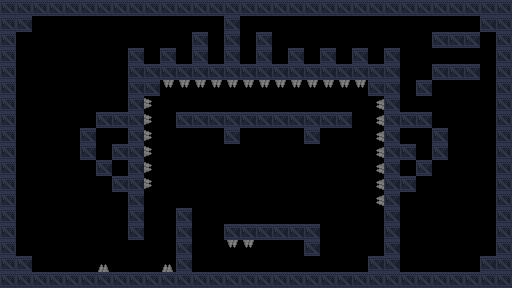

This is a level from a 2D game, rendered from its Tiled map with the project's own tilesets. A one-line summary and the complete map file follow:
An orthogonal 32x18 tile map with 16x16 px tiles, 2 tile layers (background, details), 2 tilesets and 5 objects (2x gravity, spawn, goal).

<map version="1.5" tiledversion="1.7.2" orientation="orthogonal" renderorder="right-down" width="32" height="18" tilewidth="16" tileheight="16" infinite="0" nextlayerid="4" nextobjectid="25">
 <properties>
  <property name="title" value="Cheek to cheek" />
 </properties>
 <tileset firstgid="1" source="industrial.v2.tsx" />
 <tileset firstgid="1025" source="Dungeon Sprites.tsx" />
 <layer id="3" name="background" width="32" height="18">
  <data encoding="csv">
0,0,0,0,0,0,0,0,0,0,0,0,0,0,0,0,0,0,0,0,0,0,0,0,0,0,0,0,0,0,0,0,
0,0,0,0,0,0,0,0,0,0,0,0,0,0,0,0,0,0,0,0,0,0,0,0,0,0,0,0,0,0,0,0,
0,0,0,0,0,0,0,0,0,0,0,0,0,0,0,0,0,0,0,0,0,0,0,0,0,0,0,0,0,0,0,0,
0,0,0,0,0,0,0,0,0,0,0,0,0,0,0,0,0,0,0,0,0,0,0,0,0,0,0,0,0,0,0,0,
0,0,0,0,0,0,0,0,0,0,0,0,0,0,0,0,0,0,0,0,0,0,0,0,0,0,0,0,0,0,0,0,
0,0,0,0,0,0,0,0,0,0,0,0,0,0,0,0,0,0,0,0,0,0,0,0,0,0,0,0,0,0,0,0,
0,0,0,0,0,0,0,0,0,0,0,0,0,0,0,0,0,0,0,0,0,0,0,0,0,0,0,0,0,0,0,0,
0,0,0,0,0,0,0,0,0,0,0,0,0,0,0,0,0,0,0,0,0,0,0,0,0,0,0,0,0,0,0,0,
0,0,0,0,0,0,0,0,0,0,0,0,0,0,0,0,0,0,0,0,0,0,0,0,0,0,0,0,0,0,0,0,
0,0,0,0,0,0,0,0,0,0,0,0,0,0,0,0,0,0,0,0,0,0,0,0,0,0,0,0,0,0,0,0,
0,0,0,0,0,0,0,0,0,0,0,0,0,0,0,0,0,0,0,0,0,0,0,0,0,0,0,0,0,0,0,0,
0,0,0,0,0,0,0,0,0,0,0,0,0,0,0,0,0,0,0,0,0,0,0,0,0,0,0,0,0,0,0,0,
0,0,0,0,0,0,0,0,0,0,0,0,0,0,0,0,0,0,0,0,0,0,0,0,0,0,0,0,0,0,0,0,
0,0,0,0,0,0,0,0,0,0,0,0,0,0,0,0,0,0,0,0,0,0,0,0,0,0,0,0,0,0,0,0,
0,0,0,0,0,0,0,0,0,0,0,0,0,0,0,0,0,0,0,0,0,0,0,0,0,0,0,0,0,0,0,0,
0,0,0,0,0,0,0,0,0,0,0,0,0,0,0,0,0,0,0,0,0,0,0,0,0,0,0,0,0,0,0,0,
0,0,0,0,0,0,0,0,0,0,0,0,0,0,0,0,0,0,0,0,0,0,0,0,0,0,0,0,0,0,0,0,
0,0,0,0,0,0,0,0,0,0,0,0,0,0,0,0,0,0,0,0,0,0,0,0,0,0,0,0,0,0,0,0
</data>
 </layer>
 <layer id="1" name="details" width="32" height="18">
  <properties>
   <property name="physics" type="bool" value="true" />
  </properties>
  <data encoding="csv">
54,54,54,54,54,54,54,54,54,54,54,54,54,54,54,54,54,54,54,54,54,54,54,54,54,54,54,54,54,54,54,54,
54,20,0,0,0,0,0,0,0,0,0,0,0,0,20,0,0,0,0,0,0,0,0,0,0,0,0,0,0,0,20,54,
54,0,0,0,0,0,0,0,0,0,0,0,20,0,20,0,20,0,0,0,0,0,0,0,0,0,0,20,20,20,0,54,
54,0,0,0,0,0,0,0,20,0,20,0,20,0,20,0,20,0,20,0,20,0,20,0,20,0,0,0,0,0,0,54,
54,0,0,0,0,0,0,0,20,20,20,20,20,20,20,20,20,20,20,20,20,20,20,20,20,0,0,20,20,20,0,54,
54,0,0,0,0,0,0,0,20,20,3221226628,3221226628,3221226628,3221226628,3221226628,3221226628,3221226628,3221226628,3221226628,3221226628,3221226628,3221226628,3221226628,20,20,0,20,0,0,0,0,54,
54,0,0,0,0,0,0,0,20,2684355716,0,0,0,0,0,0,0,0,0,0,0,0,0,1610613892,20,0,0,0,0,0,0,54,
54,0,0,0,0,0,20,20,20,2684355716,0,20,20,20,20,20,20,20,20,20,20,20,0,1610613892,20,20,20,0,0,0,0,54,
54,0,0,0,0,20,0,0,20,2684355716,0,0,0,0,20,0,0,0,0,20,0,0,0,1610613892,20,0,0,20,0,0,0,54,
54,0,0,0,0,20,0,20,20,2684355716,0,0,0,0,0,0,0,0,0,0,0,0,0,1610613892,20,20,0,20,0,0,0,54,
54,0,0,0,0,0,20,0,20,2684355716,0,0,0,0,0,0,0,0,0,0,0,0,0,1610613892,20,0,20,0,0,0,0,54,
54,0,0,0,0,0,0,20,20,2684355716,0,0,0,0,0,0,0,0,0,0,0,0,0,1610613892,20,20,0,0,0,0,0,54,
54,0,0,0,0,0,0,0,20,0,0,0,0,0,0,0,0,0,0,0,0,0,0,1610613892,20,0,0,0,0,0,0,54,
54,0,0,0,0,0,0,0,20,0,0,20,0,0,0,0,0,0,0,0,0,0,0,0,20,0,0,0,0,0,0,54,
54,0,0,0,0,0,0,0,20,0,0,20,0,0,20,20,20,20,20,20,0,0,0,0,20,0,0,0,0,0,0,54,
54,0,0,0,0,0,0,0,0,0,0,20,0,0,3221226628,3221226628,0,0,0,20,0,0,0,0,20,0,0,0,0,0,0,54,
54,20,0,0,0,0,1156,0,0,0,1156,20,0,0,0,0,0,0,0,0,0,0,0,20,20,0,0,0,0,0,20,54,
54,54,54,54,54,54,54,54,54,54,54,54,54,54,54,54,54,54,54,54,54,20,54,54,54,54,54,54,54,54,54,54
</data>
 </layer>
 <objectgroup id="2" name="objects">
  <object id="2" name="spawn" gid="513" x="80" y="224" width="16" height="16" />
  <object id="7" x="404" y="52" width="108" height="24">
   <text fontfamily="MS Shell Dlg 2" wrap="1" halign="center" valign="center">Bounce!</text>
  </object>
  <object id="12" name="gravity" gid="526" x="128" y="272" width="16" height="16" />
  <object id="16" name="gravity" gid="526" x="400" y="272" width="16" height="16" />
  <object id="24" name="goal" gid="1158" x="336" y="256" width="16" height="16" />
 </objectgroup>
</map>
